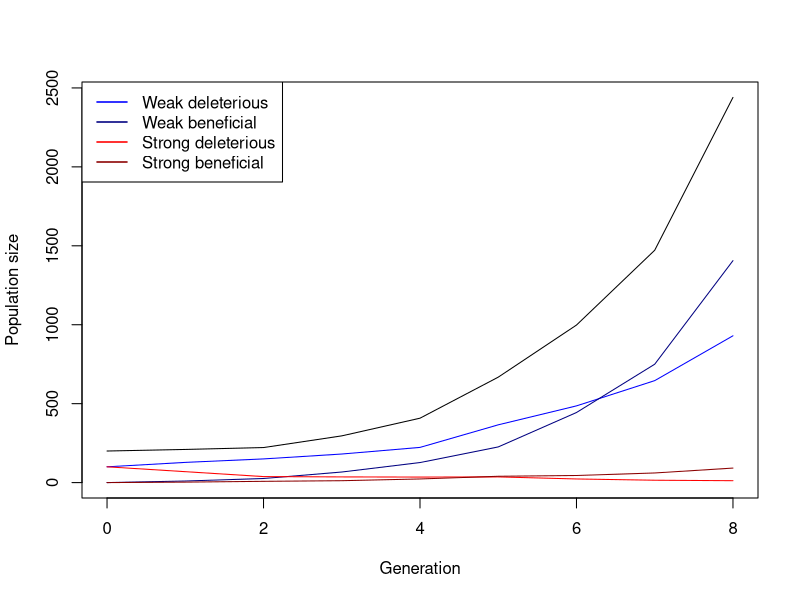

This chart was generated by the following R code:
## ---- chunk 1
simulate_one_gen <- function(N_wd, N_wb, N_sd, N_sb, decay_rate_wm, decay_rate_sm, s_wm, s_sm, m_rate_wm, m_rate_sm) {
  
  # draw offspring according to Poisson distribution
  offsp_wd <- rpois(1, N_wd * (1-decay_rate_wm-s_wm))
  offsp_wb <- rpois(1, N_wb * (1-decay_rate_wm+s_wm))
  offsp_sd <- rpois(1, N_sd * (1-decay_rate_sm-s_sm))
  offsp_sb <- rpois(1, N_sb * (1-decay_rate_sm+s_sm))
  # draw new mutants according to Poisson distribution
  mut_wd_to_wb <- rpois(1, offsp_wd * m_rate_wm)
  mut_sd_to_sb <- rpois(1, offsp_sd * m_rate_sm)
  mut_wb_to_wd <- rpois(1, offsp_wb * m_rate_wm)
  mut_sb_to_sd <- rpois(1, offsp_sb * m_rate_sm)
  
  # determine new population sizes of wild type and mutant
  N_wd_new <- max(offsp_wd - mut_wd_to_wb, 0)+(offsp_wd + mut_wb_to_wd)
  N_wb_new <- max(offsp_wb - mut_wb_to_wd, 0)+(offsp_wb + mut_wd_to_wb)
  N_sd_new <- max(offsp_sd - mut_sd_to_sb, 0)+(offsp_sd + mut_sb_to_sd)
  N_sb_new <- max(offsp_sb - mut_sb_to_sd, 0)+(offsp_sb + mut_sd_to_sb)
  
 return(c(N_wd_new, N_wb_new, N_sd_new, N_sb_new))
}
# Test the function
print(simulate_one_gen(N_wd=50, N_wb=0, N_sd=50, N_sb=0, decay_rate_wm=0.1, decay_rate_sm=0.2, s_wm=0.2, s_sm=0.4, m_rate_wm=0.1, m_rate_sm=0.1))
## ---- chunk 2
max_gen=1000
simulate_pop <- function(init_wd, init_wb,  init_sd, init_sb, decay_rate_wm, decay_rate_sm, s_wm, s_sm, m_rate_wm, m_rate_sm, max_gen) {
  # Create the vector in which to save the results
  pop_vector <- c(init_wd,init_wb, init_sd, init_sb)
  # initiate the variables
  pop_new <- c(init_wd, init_wb, init_sd, init_sb)
  
  # run the simulation until generation t_max
  for (i in 1:(max_gen + 1)) {
    # redefine the current population one generation later
    pop_new <- simulate_one_gen(pop_new[1],pop_new[2],pop_new[3],pop_new[4], decay_rate_wm, decay_rate_sm, s_wm, s_sm, m_rate_wm, m_rate_sm)
    # add the new population sizes to the output vector
    pop_vector <- rbind(pop_vector,pop_new)
    # condition to stop the simulation before t_max: either the population exceeds 1.5 times the original population size, or it goes extinct
    if ((sum(pop_new) >= 10 * sum(c(init_wd, init_wb, init_sd, init_sb))) || sum(pop_new) == 0)
      break

}
  
  # define the row and column names of the output vector
  rownames(pop_vector) <- (0:max_gen)[1:length(pop_vector[,1])] # note that the vector has to be cut if the simulation stopped early
  colnames(pop_vector) <- c("wd","wb", "sd", "sb")
  # return the result
  return(pop_vector)	
}


# Test the function and plot the result
# set t_max to a value to be used througout
max_gen <- 1000
# create your simulation data
output <- simulate_pop(init_wd=100, init_wb=0,  init_sd=100, init_sb=0, decay_rate_wm=0.2, decay_rate_sm=0.4, s_wm=0.1, s_sm=0.2, m_rate_wm=0.1, m_rate_sm=0.1,max_gen)
# show the last few lines of the data table
print(tail(output))
# plot the output - note that the plot range and the x axis have to be adjusted based on the length of the table
# determine x axis range 
x_range <- 0:(length(output[,1])-1)
# this plots the total population size
plot(x_range,output[,1]+output[,2]+output[ ,3]+output[ ,4],type='l',ylim=c(0,max(output[,1]+output[,2]+output[ ,3]+output[ ,4])),xlab =  "Generation",ylab = "Population size")
# add number of wd individuals
lines(x_range,output[,1], col="blue")
# add number of wb individuals
lines(x_range,output[,2], col="navyblue")
# add number of sd individuals
lines(x_range,output[,3], col="red")
# add number of sb individuals
lines(x_range,output[,4], col="darkred")
# add legend
legend("topleft",
       legend=c("Weak deleterious","Weak beneficial","Strong deleterious","Strong beneficial"),
       col=c("blue","navyblue","red","darkred"), lty=1, lwd=1.5)
## ---- chunk 3
# set some parameters to fixed values
init_wd <- 50
init_wb <- 0
init_sd <- 50
init_sb <- 0
m_rate_wm <- 0.001
m_rate_sm <- 0.001
decay_rate_wm <- 0.1
decay_rate_sm <- 0.3
s_wm <- 0.2
s_sm <- 0.4
max_gen <- 1000
# determine how often to run the simulation for each set of parameters
no_replicates <- 100

# set parameters to vary
s_values_wm <- c(0.2,0.3,0.4)
s_values_sm <- c(0.3,0.4,0.5)
m_values_wm <- c(0.01,0.05,0.1)
m_values_sm <- c(0.1,0.15,0.2)

# initialize data table - where to collect the results
data_table <- c()
# run the simulation across all chosen parameters
# loop over decay rates
for(mval_wm in m_values_wm){
  for(mval_sm in m_values_sm){
  # loop over selection coefficients
    for(sval_wm in s_values_wm){
      for(sval_sm in s_values_sm){
    # different way of running many simulations: make replicates using "repeat" function with a        counter i
    # reset counter
      i<-1
      repeat {
      # increase counter by one
        i<-i+1
      # run the simulation once
        one_run <- simulate_pop(init_wd, init_wb, init_sd, init_sb,
                        decay_rate_wm, decay_rate_sm,
                        sval_wm, sval_sm, mval_wm, mval_sm, max_gen)
      # determine total population sizes
        total_size <- one_run[,1]+one_run[,2]+one_run[,3]+one_run[,4]
      # determine minimum population size
        N_end_wd <- one_run[nrow(one_run), "wd"]
        N_end_wb <- one_run[nrow(one_run), "wb"]
        N_end_sd <- one_run[nrow(one_run), "sd"]
        N_end_sb <- one_run[nrow(one_run), "sb"]
      
        total_end <- N_end_wd + N_end_wb + N_end_sd + N_end_sb
      # determine (first) generation at which this population size occurred
        freq_wd <- ifelse(total_end > 0, N_end_wd / total_end, 0)
        freq_wb <- ifelse(total_end > 0, N_end_wb / total_end, 0)
        freq_sd <- ifelse(total_end > 0, N_end_sd / total_end, 0)
        freq_sb <- ifelse(total_end > 0, N_end_sb / total_end, 0)
      # enter the data into the table
        data_table <- rbind(data_table,c(mval_wm,mval_sm,sval_wm,sval_sm,N_end_wd, N_end_wb, N_end_sd, N_end_sb,freq_wd, freq_wb, freq_sd,freq_sb)) # note that we add the varying       parameters (decay rate and selection coefficient) to the table too
      # stop the repeated computation after no_replicates times
        if(i>no_replicates) break
    }
  }
  }
  }
}
# define column names of data table
colnames(data_table) <- c("m_rate_wm","m_rate_sm","s_wm","s_sm","N_end_wd", "N_end_wb", "N_end_sd", "N_end_sb","fred_wd", "freq_wb", "freq_sd","freq_sb")
# show the first lines of the output
print(head(data_table))
print(tail(data_table))
